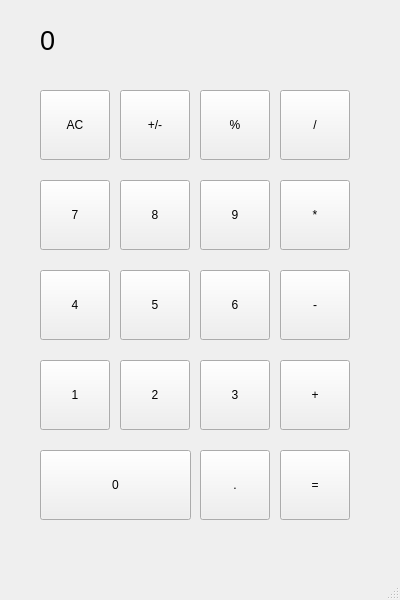
<?xml version="1.0" encoding="UTF-8"?>
<ui version="4.0">
 <class>MainWindow</class>
 <widget class="QMainWindow" name="MainWindow">
  <property name="geometry">
   <rect>
    <x>0</x>
    <y>0</y>
    <width>400</width>
    <height>600</height>
   </rect>
  </property>
  <property name="windowTitle">
   <string>MainWindow</string>
  </property>
  <widget class="QWidget" name="centralwidget">
   <widget class="QLabel" name="t_result">
    <property name="geometry">
     <rect>
      <x>40</x>
      <y>10</y>
      <width>311</width>
      <height>61</height>
     </rect>
    </property>
    <property name="font">
     <font>
      <pointsize>20</pointsize>
     </font>
    </property>
    <property name="styleSheet">
     <string notr="true">QLabel {
qproperty-alignment:'AlignVCenter | AlignRight';
border-bottom: 1px solid gray;
} 
background-color:white;
</string>
    </property>
    <property name="text">
     <string>0</string>
    </property>
   </widget>
   <widget class="QPushButton" name="b_AC">
    <property name="geometry">
     <rect>
      <x>40</x>
      <y>90</y>
      <width>70</width>
      <height>70</height>
     </rect>
    </property>
    <property name="text">
     <string>AC</string>
    </property>
   </widget>
   <widget class="QPushButton" name="b_pm">
    <property name="geometry">
     <rect>
      <x>120</x>
      <y>90</y>
      <width>70</width>
      <height>70</height>
     </rect>
    </property>
    <property name="text">
     <string>+/-</string>
    </property>
   </widget>
   <widget class="QPushButton" name="b_percent">
    <property name="geometry">
     <rect>
      <x>200</x>
      <y>90</y>
      <width>70</width>
      <height>70</height>
     </rect>
    </property>
    <property name="text">
     <string>%</string>
    </property>
   </widget>
   <widget class="QPushButton" name="b_del">
    <property name="geometry">
     <rect>
      <x>280</x>
      <y>90</y>
      <width>70</width>
      <height>70</height>
     </rect>
    </property>
    <property name="text">
     <string>/</string>
    </property>
   </widget>
   <widget class="QPushButton" name="b_9">
    <property name="geometry">
     <rect>
      <x>200</x>
      <y>180</y>
      <width>70</width>
      <height>70</height>
     </rect>
    </property>
    <property name="text">
     <string>9</string>
    </property>
   </widget>
   <widget class="QPushButton" name="b_8">
    <property name="geometry">
     <rect>
      <x>120</x>
      <y>180</y>
      <width>70</width>
      <height>70</height>
     </rect>
    </property>
    <property name="text">
     <string>8</string>
    </property>
   </widget>
   <widget class="QPushButton" name="b_7">
    <property name="geometry">
     <rect>
      <x>40</x>
      <y>180</y>
      <width>70</width>
      <height>70</height>
     </rect>
    </property>
    <property name="text">
     <string>7</string>
    </property>
   </widget>
   <widget class="QPushButton" name="b_pr">
    <property name="geometry">
     <rect>
      <x>280</x>
      <y>180</y>
      <width>70</width>
      <height>70</height>
     </rect>
    </property>
    <property name="text">
     <string>*</string>
    </property>
   </widget>
   <widget class="QPushButton" name="b_6">
    <property name="geometry">
     <rect>
      <x>200</x>
      <y>270</y>
      <width>70</width>
      <height>70</height>
     </rect>
    </property>
    <property name="text">
     <string>6</string>
    </property>
   </widget>
   <widget class="QPushButton" name="b_5">
    <property name="geometry">
     <rect>
      <x>120</x>
      <y>270</y>
      <width>70</width>
      <height>70</height>
     </rect>
    </property>
    <property name="text">
     <string>5</string>
    </property>
   </widget>
   <widget class="QPushButton" name="b_4">
    <property name="geometry">
     <rect>
      <x>40</x>
      <y>270</y>
      <width>70</width>
      <height>70</height>
     </rect>
    </property>
    <property name="text">
     <string>4</string>
    </property>
   </widget>
   <widget class="QPushButton" name="b_min">
    <property name="geometry">
     <rect>
      <x>280</x>
      <y>270</y>
      <width>70</width>
      <height>70</height>
     </rect>
    </property>
    <property name="text">
     <string>-</string>
    </property>
   </widget>
   <widget class="QPushButton" name="b_3">
    <property name="geometry">
     <rect>
      <x>200</x>
      <y>360</y>
      <width>70</width>
      <height>70</height>
     </rect>
    </property>
    <property name="text">
     <string>3</string>
    </property>
   </widget>
   <widget class="QPushButton" name="b_2">
    <property name="geometry">
     <rect>
      <x>120</x>
      <y>360</y>
      <width>70</width>
      <height>70</height>
     </rect>
    </property>
    <property name="text">
     <string>2</string>
    </property>
   </widget>
   <widget class="QPushButton" name="b_1">
    <property name="geometry">
     <rect>
      <x>40</x>
      <y>360</y>
      <width>70</width>
      <height>70</height>
     </rect>
    </property>
    <property name="text">
     <string>1</string>
    </property>
   </widget>
   <widget class="QPushButton" name="b_plus">
    <property name="geometry">
     <rect>
      <x>280</x>
      <y>360</y>
      <width>70</width>
      <height>70</height>
     </rect>
    </property>
    <property name="text">
     <string>+</string>
    </property>
   </widget>
   <widget class="QPushButton" name="b_p">
    <property name="geometry">
     <rect>
      <x>200</x>
      <y>450</y>
      <width>70</width>
      <height>70</height>
     </rect>
    </property>
    <property name="text">
     <string>.</string>
    </property>
   </widget>
   <widget class="QPushButton" name="b_0">
    <property name="geometry">
     <rect>
      <x>40</x>
      <y>450</y>
      <width>151</width>
      <height>70</height>
     </rect>
    </property>
    <property name="text">
     <string>0</string>
    </property>
   </widget>
   <widget class="QPushButton" name="b_eq">
    <property name="geometry">
     <rect>
      <x>280</x>
      <y>450</y>
      <width>70</width>
      <height>70</height>
     </rect>
    </property>
    <property name="text">
     <string>=</string>
    </property>
   </widget>
  </widget>
  <widget class="QMenuBar" name="menubar">
   <property name="geometry">
    <rect>
     <x>0</x>
     <y>0</y>
     <width>400</width>
     <height>22</height>
    </rect>
   </property>
  </widget>
  <widget class="QStatusBar" name="statusbar"/>
 </widget>
 <resources/>
 <connections/>
</ui>
